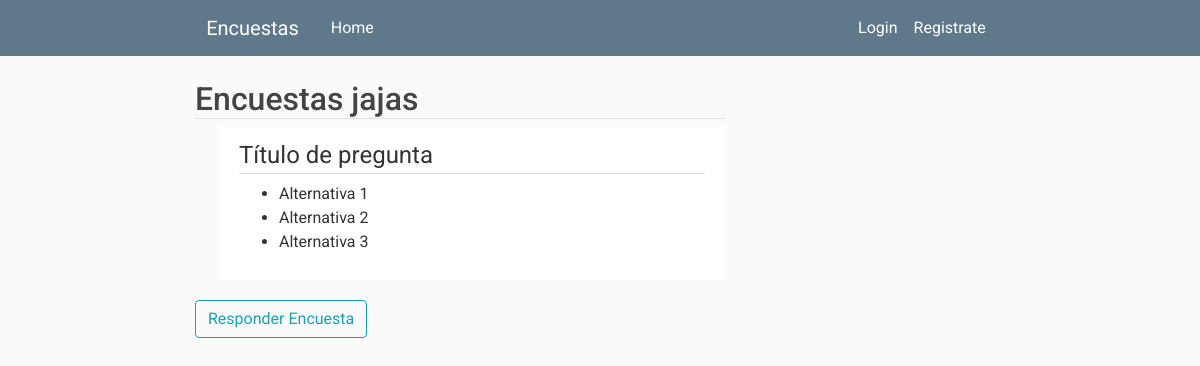
Page /encuesta/4 on the committed database.
### encuestas/models.py (models this page shows)
class Encuesta(db.Model):
    id = db.Column(db.Integer, primary_key = True)
    title = db.Column(db.String(100),nullable = False)
    description = db.Column(db.String(1000), nullable = False)
    image_file = db.Column(db.String(20), nullable=False, default='default.jpg')
    date_created = db.Column(db.DateTime, nullable = False, default = datetime.utcnow)
    date_posted = db.Column(db.DateTime, default = datetime.utcnow)
    user_id = db.Column(db.Integer, db.ForeignKey('user.id'),nullable = False)
    preguntas = db.relationship('Pregunta', backref = 'content', lazy = True)
    estado =  db.Column(db.String(100), default = "creada")

class Pregunta(db.Model):
    id = db.Column(db.Integer, primary_key = True)
    title = db.Column(db.String(100), nullable = False)
    encuesta_id = db.Column(db.Integer, db.ForeignKey('encuesta.id'), nullable = False)
    items = db.relationship('Item', backref = 'options', lazy = True)

class Item(db.Model):
    id = db.Column(db.Integer, primary_key = True)
    description = db.Column(db.String(1000), nullable = False)
    pregunta_id = db.Column(db.Integer, db.ForeignKey('pregunta.id'), nullable = False)

### encuestas/routes.py (the view, shortened to what this page needs)
@app.route("/encuesta/<int:encuesta_id>", methods=['GET', 'POST'])
def encuesta(encuesta_id):
    encuesta = Encuesta.query.get_or_404(encuesta_id)
    preguntas = Pregunta.query.filter_by(encuesta_id = encuesta_id)
    id_preguntas = []
    for preg in preguntas:
        id_preguntas.append(preg.id)
    items = Item.query.filter(Item.pregunta_id.in_(id_preguntas))
    boton_editar = False
    boton_respuestas = False
    return render_template('encuesta.html',
        title= 'Encuesta',
        encuesta = encuesta,
        preguntas = preguntas,
        items = items,
        boton_editar = boton_editar,
        boton_respuestas = boton_respuestas
    )

### encuestas/templates/encuesta.html (shortened to what this page needs)
{% extends "layout.html" %} {% block content %}
<h2 class="border-bottom mb-2">{{ encuesta.title}}</h2>
{%for pregunta in preguntas%}
<div class="content-section ml-4">
    <fieldset class="form-group mb-0">
        <legend class="border-bottom">{{pregunta.title}}</legend>
    </fieldset>
    <ul>
        {%for item in items%} {%if pregunta.id == item.pregunta_id%}
        <li>{{item.description}}</li>
        {%endif%} {%endfor%}
    </ul>
</div>
{%endfor%}
{%if encuesta.estado == "publicada"%}
<a class="btn btn-outline-info"
   href="{{ url_for('responder_encuesta', encuesta_id=encuesta.id) }}">Responder Encuesta</a>
{%endif%}
{% endblock content %}

### encuestas/static/main.css (style rules this page uses)
body { font-family: "Roboto", sans-serif; font-weight: 400; background: #fafafa; color: #333; margin-top: 5rem; box-sizing: border-box; }
h1, h2, h3, h4, h5, h6 { color: #444444; }
.content-section { background: #ffffff; padding: 10px 20px; border-radius: 3px; margin-bottom: 20px; }

### rows in the picture
Encuesta: title "Encuestas jajas"
Pregunta: title "Título de pregunta"
Item: description "Alternativa 1"
Item: description "Alternativa 2"
Item: description "Alternativa 3"
